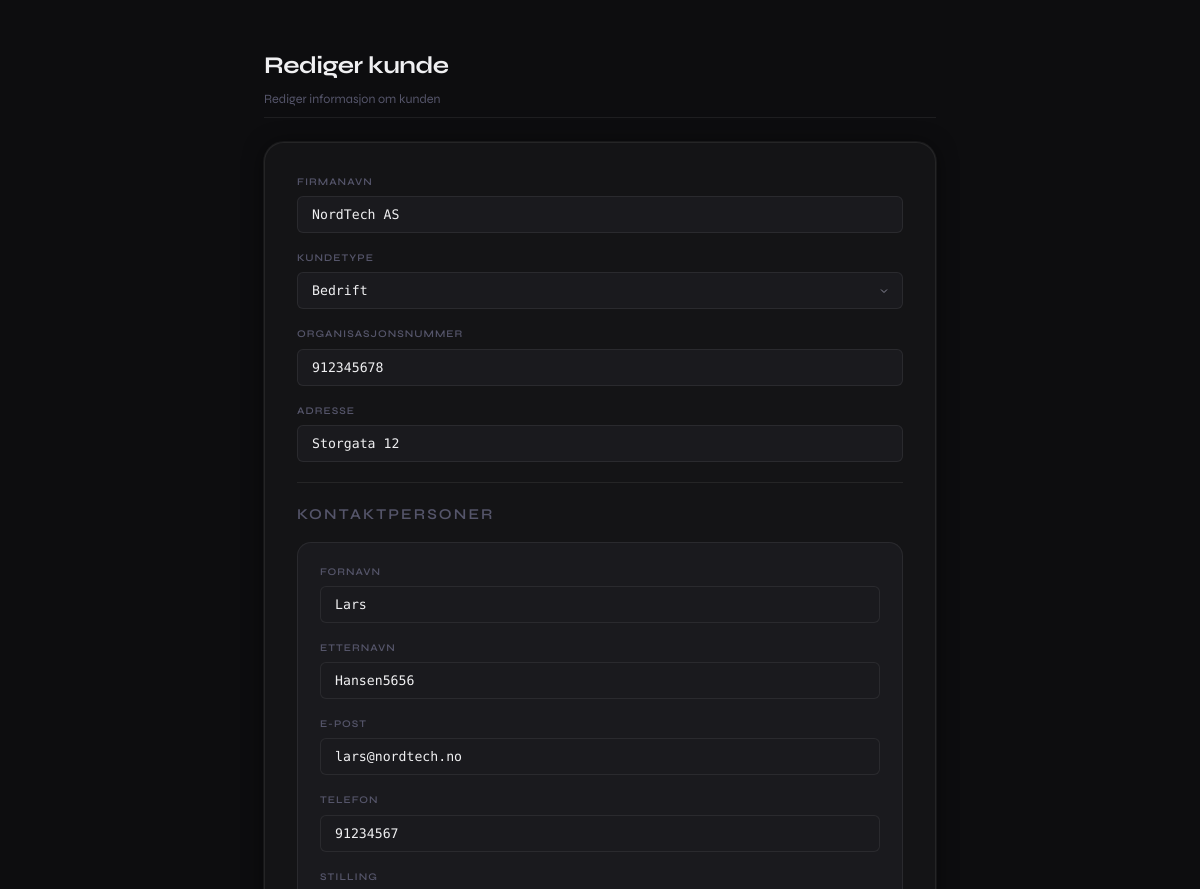
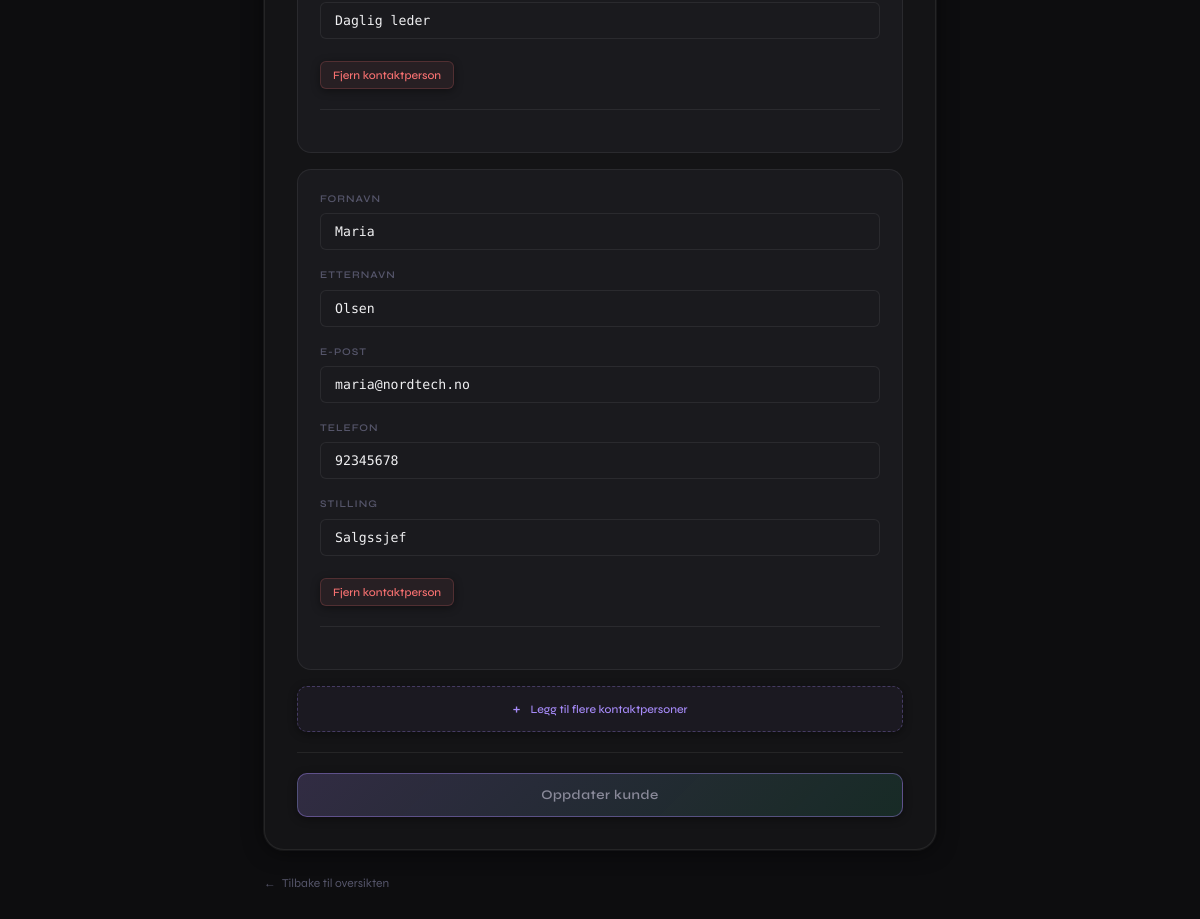
The app's page /redigerkunde.php?id=1 with its own data (2 pictures, top to bottom).
### tables this page shows
CREATE TABLE `kunder` (
  `kunde_id` int(11) NOT NULL,
  `kundetype` enum('privat','bedrift') NOT NULL,
  `firmanavn` varchar(100) DEFAULT NULL,
  `organisasjonsnummer` varchar(50) DEFAULT NULL,
  `adresse` varchar(255) DEFAULT NULL,
  `opprettet_dato` timestamp NOT NULL DEFAULT current_timestamp(),
  `postnummer` varchar(10) DEFAULT NULL,
  `poststed` varchar(100) DEFAULT NULL
);

CREATE TABLE `kontaktpersoner` (
  `kontakt_id` int(11) NOT NULL,
  `kunde_id` int(11) NOT NULL,
  `fornavn` varchar(100) NOT NULL,
  `etternavn` varchar(100) NOT NULL,
  `epost` varchar(100) DEFAULT NULL,
  `telefon` varchar(30) DEFAULT NULL,
  `stilling` varchar(100) DEFAULT NULL,
  `opprettet_dato` timestamp NOT NULL DEFAULT current_timestamp()
);

### redigerkunde.php (the view, shortened to what this page needs)
<?php
require_once "config.php";
$kunde_id = intval($_GET['id']);
$sqlKunde = "SELECT * FROM kunder WHERE kunde_id = $kunde_id";
$resultKunde = $conn->query($sqlKunde);
$kunde = $resultKunde->fetch_assoc();
$sqlKontakter = "SELECT * FROM kontaktpersoner WHERE kunde_id = $kunde_id";
$resultKontakter = $conn->query($sqlKontakter);
$kontakter = $resultKontakter->fetch_all(MYSQLI_ASSOC);
?>
<!DOCTYPE html>
<html lang="no">
<head>
    <link rel="stylesheet" href="src/css/styl.css">
</head>
<body class="form-page">
<main>
    <section class="form-hero">
        <h1>Rediger kunde</h1>
        <p>Rediger informasjon om kunden</p>
    </section>
    <div class="form-card">
        <form method="post" id="editForm">
            <div class="field-group">
                <label for="firmanavn">Firmanavn</label>
                <input type="text" name="firmanavn" id="firmanavn" value="<?php echo htmlspecialchars($kunde['firmanavn']); ?>" required>
            </div>
            <div class="field-group">
                <label for="kundetype">Kundetype</label>
                <select name="kundetype" id="kundetype" required>
                    <option value="bedrift" <?php if($kunde['kundetype']=='bedrift') echo 'selected'; ?>>Bedrift</option>
                </select>
            </div>
            <div class="field-group">
                <label for="organisasjonsnummer">Organisasjonsnummer</label>
                <input type="text" name="organisasjonsnummer" id="organisasjonsnummer" value="<?php echo htmlspecialchars($kunde['organisasjonsnummer']); ?>" required minlength="9" maxlength="9">
            </div>
            <div class="field-group">
                <label for="adresse">Adresse</label>
                <input type="text" name="adresse" id="adresse" value="<?php echo htmlspecialchars($kunde['adresse']); ?>" required>
            </div>
            <hr class="field-divider">
            <h2>Kontaktpersoner</h2>
            <div id="kontaktperson-container">
                <?php foreach($kontakter as $kontakt): ?>
                    <div class="kontaktperson">
                        <div class="field-group">
                            <label>Fornavn</label>
                            <input type="text" name="kontaktperson_fornavn[]" value="<?php echo htmlspecialchars($kontakt['fornavn']); ?>" required>
                        </div>
                        <div class="field-group">
                            <label>Etternavn</label>
                            <input type="text" name="kontaktperson_etternavn[]" value="<?php echo htmlspecialchars($kontakt['etternavn']); ?>" required>
                        </div>
                        <div class="field-group">
                            <label>E-post</label>
                            <input type="email" name="kontaktperson_epost[]" value="<?php echo htmlspecialchars($kontakt['epost']); ?>" required>
                        </div>
                        <div class="field-group">
                            <label>Telefon</label>
                            <input type="text" name="kontaktperson_telefon[]" value="<?php echo htmlspecialchars($kontakt['telefon']); ?>" pattern="[0-9]{8}" maxlength="8" minlength="8" inputmode="numeric" required>
                        </div>
                        <div class="field-group">
                            <label>Stilling</label>
                            <input type="text" name="kontaktperson_stilling[]" value="<?php echo htmlspecialchars($kontakt['stilling']); ?>" required>
                        </div>
                        <button type="button" class="remove-contact-btn">Fjern kontaktperson</button>
                        <hr class="field-divider">
                    </div>
                <?php endforeach; ?>
            </div>
            <button type="button" class="add-contact-btn">Legg til flere kontaktpersoner</button>
            <hr class="field-divider">
            <button type="submit" class="submit-btn">Oppdater kunde</button>
        </form>
    </div>
    <a href="index.php" class="back-link">Tilbake til oversikten</a>
</main>
</body>
</html>

### src/css/styl.css (style rules this page uses)
:root { --bg0:#0d0d0f; --bg1:#141416; --bg2:#1a1a1e; --bg3:#1f1f24; --b:rgba(255,255,255,.07); --bf:rgba(255,255,255,.18); --t0:#f0f0f2; --t1:#8a8a9a; --t2:#55556a; --pur:#a78bfa; --grn:#34d399; --red:#f87171; --r1:6px; --r2:10px; --r3:14px; --r4:20px; --sh:0 2px 20px rgba(0,0,0,.5),0 0 0 1px var(--b); --fx:'Syne',sans-serif; --fm:'DM Mono',monospace; --e:.18s cubic-bezier(.4,0,.2,1); }
*,*::before,*::after { box-sizing:border-box; margin:0; padding:0; }
html { font-size:15px; scroll-behavior:smooth; }
body { background:var(--bg0); color:var(--t0); font-family:var(--fx); line-height:1.5; min-height:100vh; -webkit-font-smoothing:antialiased; }
a { color:inherit; text-decoration:none; }
main { max-width: 1280px; margin: auto; padding: 32px 24px 64px; display: flex; flex-direction: column; gap: 48px; }
h2 { font-size:1rem; font-weight:600; letter-spacing:.14em; text-transform:uppercase; color:var(--t2); margin-bottom:14px; }
button { display: inline-flex; align-items: center; gap: 6px; padding: 6px 12px; border: 1px solid var(--b); border-radius: var(--r1); background: var(--bg2); color: var(--t1); font-family: var(--fx); font-size: .76rem; font-weight: 500; cursor: pointer; white-space: nowrap; transition: all var(--e); box-shadow: 0 2px 8px rgba(0,0,0,.4); }
body.form-page main { max-width:720px; gap:24px; padding-top:48px; }
.form-hero { border-bottom:1px solid var(--b); padding-bottom:8px; }
.form-hero h1 { font-size:1.6rem; font-weight:700; letter-spacing:-.02em; margin-bottom:6px; }
.form-hero p { font-size:.84rem; color:var(--t2); }
.form-card { background: var(--bg1); border: 1px solid var(--b); border-radius: var(--r4); padding: 32px; box-shadow: var(--sh); }
.form-card h2 { margin-bottom:16px; }
.field-group { display:flex; flex-direction:column; gap:6px; margin-bottom:18px; }
.field-group label { font-size:.68rem; font-weight:600; letter-spacing:.1em; text-transform:uppercase; color:var(--t2); }
.field-group input, .field-group select { background:var(--bg2); border:1px solid var(--b); border-radius:var(--r1); color:var(--t0); font-family:var(--fm); font-size:.88rem; padding:10px 14px; outline:none; width:100%; transition:border-color var(--e),box-shadow var(--e),background var(--e); }
.field-group select { appearance:none; cursor:pointer; padding-right:36px; background-repeat:no-repeat; background-position:right 12px center; }
.field-divider { border:none; border-top:1px solid var(--b); margin:20px 0; }
.kontaktperson { background:var(--bg2); border:1px solid var(--b); border-radius:var(--r3); padding:22px; margin-bottom:16px; animation:up .25s ease both; }
.remove-contact-btn { color:var(--red)!important; border-color:rgba(248,113,113,.2)!important; background:rgba(248,113,113,.06)!important; margin-top:4px; }
.add-contact-btn { width:100%; justify-content:center; padding:12px; border:1px dashed rgba(167,139,250,.3); background:rgba(167,139,250,.05); color:var(--pur); border-radius:var(--r2); }
.add-contact-btn::before { content:'+'; font-size:1.1rem; margin-right:4px; }
.submit-btn { width: 100%; justify-content: center; padding: 13px 24px; background: linear-gradient(135deg,rgba(167,139,250,.2),rgba(52,211,153,.12)); border: 1px solid rgba(167,139,250,.4); font-size: .88rem; font-weight: 600; letter-spacing: .04em; border-radius: var(--r2); }
.back-link { display:inline-flex; align-items:center; gap:6px; color:var(--t2); font-size:.8rem; transition:color var(--e); }
.back-link::before { content:'←'; }

### records on screen
kunder: firmanavn "NordTech AS", kundetype "Bedrift", organisasjonsnummer "912345678", adresse "Storgata 12"
kontaktpersoner: fornavn "Lars", etternavn "Hansen5656", epost "lars@nordtech.no", telefon "91234567", stilling "Daglig leder"
kontaktpersoner: fornavn "Maria", etternavn "Olsen", epost "maria@nordtech.no", telefon "92345678", stilling "Salgssjef"
